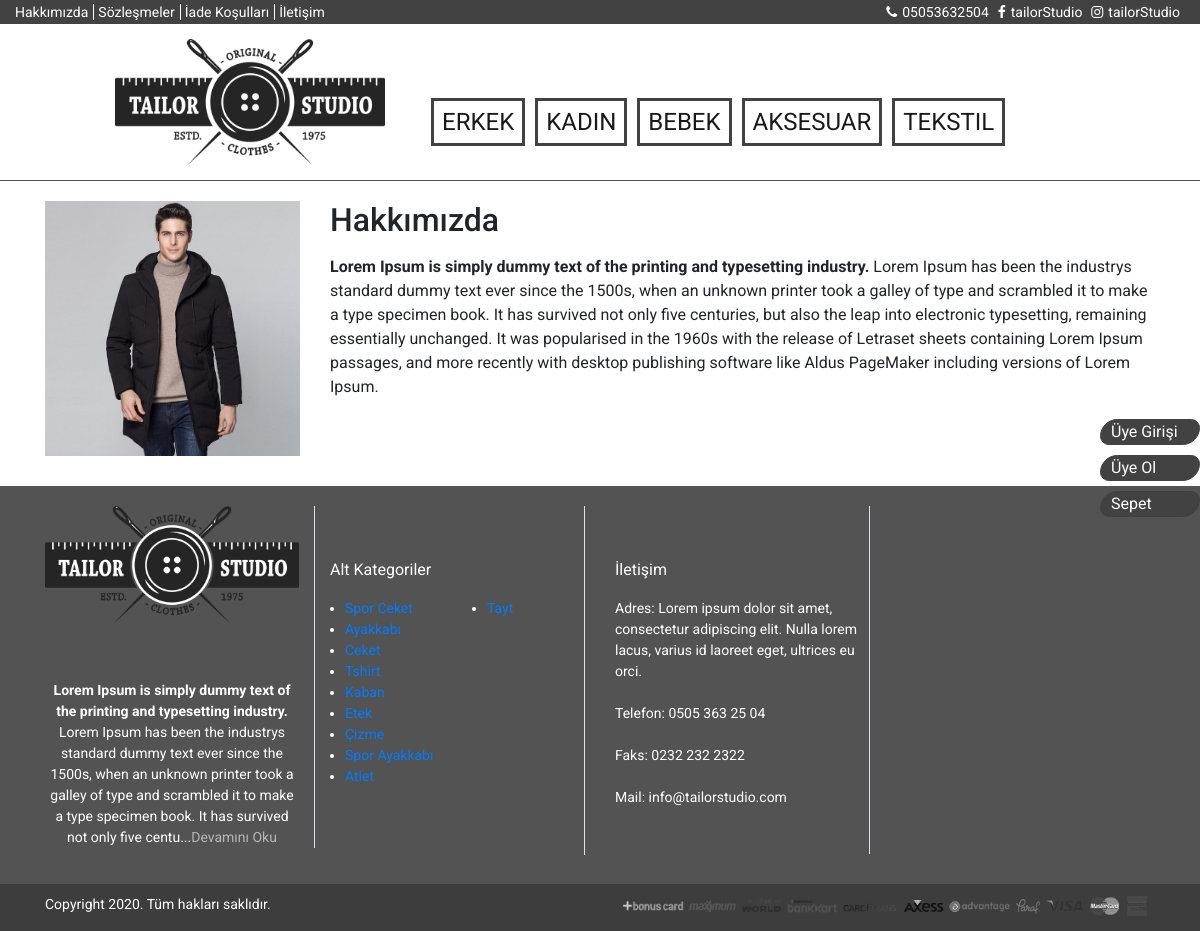
/content.php?cid=1, run on the app's committed database.
### tables this page shows
CREATE TABLE `content` (
  `content_id` int(11) NOT NULL,
  `title` varchar(255) NOT NULL,
  `description` text NOT NULL,
  `image` varchar(255) NOT NULL,
  `remove` int(11) NOT NULL DEFAULT 1
);

CREATE TABLE `category` (
  `category_id` int(11) NOT NULL,
  `title` varchar(255) NOT NULL,
  `description` varchar(255) NOT NULL,
  `image` varchar(255) NOT NULL,
  `level` int(11) NOT NULL,
  `remove` int(11) NOT NULL DEFAULT 1,
  `active` int(11) NOT NULL DEFAULT 1
);

### class/content_class.php (called while the page is built)
<?php
class Content {
	function getAllContent() {
		include "./baglan/baglan.php";
		$sql = "SELECT * FROM content WHERE remove = 1";
		$result = $conn->query($sql);
		return $result;
	}
	function getContentById($id) {
		include "./baglan/baglan.php";
		$sql = "SELECT * FROM content WHERE content_id='".$id."'";
		$result = $conn->query($sql);
		$row = mysqli_fetch_assoc($result);
		return $row;
	}
}
?>

### class/category_class.php (called while the page is built, shortened)
<?php
class Category {
	function getAllZeroLevelCategory() {
		include "./baglan/baglan.php";
		$sql = "SELECT * FROM category WHERE remove = 1 AND level = 0";
		$result = $conn->query($sql);
		return $result;
	}
	function getAllNoneZeroLevelCategory() {
		include "./baglan/baglan.php";
		$sql = "SELECT * FROM category WHERE remove = 1 AND level <> 0 LIMIT 18";
		$result = $conn->query($sql);
		return $result;
	}
}
?>

### content.php (the view, shortened to what this page needs)
<?php
	include "header.php";
	$result = $cntModel->getContentById($_GET['cid']);
	if(isset($result['title'])) {
		$description = $result['description'];
		$image = $result['image'];
	} else {
		echo "<h1>404 Hatalı bir sayfa!</h1>";
		include "footer.php";
		die();
	}
?>
<main class="icSayfa">
		<div class="container">
			<div class="row">
				<div class="col-12 col-md-3">
					<img src="<?php echo $image ?>" class="img-fluid" alt="<?php echo $result['title']; ?>" />
				</div>
				<div class="col-12 col-md-9">
					<h2><?php echo $result['title']; ?></h2>
					<p><?php echo $description ?></p>
				</div>
			</div>
		</div>
	</main>
<?php
	include "footer.php";
?>

### header.php (shortened to what this page needs)
<?php
require "class/content_class.php";
require "class/slider_class.php";
require "class/category_class.php";
?>
<!doctype html>
  <head>
    <link rel="stylesheet" href="https://stackpath.bootstrapcdn.com/bootstrap/4.4.1/css/bootstrap.min.css">
	<link rel="stylesheet" href="https://cdnjs.cloudflare.com/ajax/libs/font-awesome/4.7.0/css/font-awesome.min.css">
	<link rel="stylesheet" href="style.css" />
  </head>
  <body>
    <header>
		<div class="container-fluid top-menu">
			<div class="row">
				<div class="col-12 col-sm-6 top-left-menu text-center text-sm-left">
					<?php
					$cntModel = new Content;
					$result = $cntModel->getAllContent();
					foreach($result as $key => $value) { ?>
						<a href="content.php?cid=<?php echo $value['content_id'] ?>"><?php echo $value['title'] ?></a>
					<?php } ?>
					<a href="contact.php">İletişim</a>
				</div>
				<div class="col-12 col-sm-6 top-right-menu text-center text-sm-right">
					<a href="#"><i class="fa fa-phone"></i>05053632504</a>
					<a href="#"><i class="fa fa-facebook-f"></i>tailorStudio</a>
					<a href="#"><i class="fa fa-instagram"></i>tailorStudio</a>
				</div>
			</div>
		</div>
		<div class="container-fluid">
			<div class="row">
				<div class="col-12 col-sm-12 offset-md-1 col-md-3 logo text-sm-center">
					<a href="index.php"><img src="img/logo.png" class="img-fluid" alt="Tailor Studio" /></a>
				</div>
				<div class="col-12 col-sm-12 col-md-8 menu text-center text-sm-center text-sm-left">
					<nav class="navbar navbar-expand-lg navbar-light">
					  <div class="collapse navbar-collapse" id="navbarSupportedContent">
						<ul class="navbar-nav mr-auto">
							<?php
								$ctgModel = new Category;
								$result = $ctgModel->getAllZeroLevelCategory();
								foreach($result as $key => $value) {
							?>
							<li class="nav-item active">
								<a class="nav-link text-uppercase" href="category.php?ctgid=<?php echo $value['category_id'] ?>"><?php echo $value['title'] ?></a>
							</li>
							<?php } ?>
						</ul>
					  </div>
					</nav>
				</div>
			</div>
		</div>
		<div class="kulakcik d-none d-sm-block">
			<div class="uye-girisi">
				<a href="#">Üye Girişi</a>
			</div>
			<div class="uye-ol">
				<a href="#">Üye Ol</a>
			</div>
			<div class="sepet-sag">
				<a href="basket.php">Sepet</a>
			</div>
		</div>
	</header>

### footer.php
	<footer>
		<div class="container-fluid footer-top">
			<div class="container">
				<div class="row">
					<div class="col-12 col-sm-6 col-lg-3 align-center fHakkimizda">
						<div class="col-12 border-right">
							<img src="img/logo.png" class="img-fluid" alt="Tailor Studio" />
							<?php
								$result = $cntModel->getContentById(1);
								$description = "";
								if(isset($result['description'])) {
									$description = $result['description'];
								}
							?>
							<p><?php echo substr($description,0,300); ?>...<a href="content.php?cid=1">Devamını Oku</a></p>
						</div>
					</div>
					<div class="col-12 col-sm-6 col-lg-3 altKategoriDis">
						<div class="col-12 border-right altKategori">
							<p>Alt Kategoriler</p>
							<div class="row">
								<div class="col-6 p-0">
									<ul>
							<?php
								$ctgModel3 = new Category;
								$result3 = $ctgModel3->getAllNoneZeroLevelCategory();
								$i = 0;
								foreach($result3 as $key => $value) {
							?>
								<?php if($i == 9) { ?>
									</ul>
								</div>
								<div class="col-6 p-0">
									<ul>
								<?php } ?>
									<li><a href="subcategory.php?subid=<?php echo $value['category_id'] ?>"><?php echo $value['title']; ?></a></li>
								<?php $i++; } ?>
									</ul>
								</div>
							</div>
						</div>
					</div>
					<div class="col-12 col-sm-6 col-lg-3 adresDis">
						<div class="col-12 border-right adresIc">
							<p>İletişim</p>
							Adres: Lorem ipsum dolor sit amet, consectetur adipiscing elit.
							Nulla lorem lacus, varius id laoreet eget, ultrices eu orci.<br /><br />
							Telefon: <a href="tel:05053632504">0505 363 25 04</a><br /><br />
							Faks: <a href="tel:02322322322">0232 232 2322</a><br /><br />
							Mail: <a href="mailto:info@tailorstudio.com">info@tailorstudio.com</a><br /><br />
						</div>
					</div>
					<div class="col-12 col-sm-6 col-lg-3 pt-4">
						<div class="col-12 p-0">
							<iframe src="https://www.google.com/maps/embed?pb=!1m18!1m12!1m3!1d3125.2252762529088!2d27.140126315606423!3d38.4362651815974!2m3!1f0!2f0!3f0!3m2!1i1024!2i768!4f13.1!3m3!1m2!1s0x14bbd85bbcaa3be9%3A0xc002feef388baca8!2zxLAtQWthZGVtaSBFxJ9pdGltIHZlIERhbsSxxZ9tYW5sxLFr!5e0!3m2!1str!2str!4v1584988881007!5m2!1str!2str" width="100%" height="340" frameborder="0" style="border:0;" allowfullscreen="" aria-hidden="false" tabindex="0"></iframe>
						</div>
					</div>
				</div>
			</div>
		</div>
		<div class="container-fluid footer-bottom">
			<div class="container">
				<div class="row">
					<div class="col-12 col-sm-6 text-center text-sm-left">
						<p>Copyright 2020. Tüm hakları saklıdır.</p>
					</div>
					<div class="col-12 col-sm-6 text-right d-none d-sm-block">
						<img src="img/bank-logo.png" class="img-fluid" />
					</div>
				</div>
			</div>
		</div>
	</footer>
  </body>
</html>

### style.css (style rules this page uses)
body { font-family: 'Roboto', sans-serif; }
.top-menu { background-color: #424242; }
.top-menu .top-left-menu a { color: White; border-right: 1px solid White; padding-right: 5px; font-size: 14px; }
.top-menu .top-left-menu a:last-child { border-right: none; }
.top-menu .top-right-menu a { color: White; font-size: 14px; padding-right: 5px; }
.top-menu .top-right-menu i { color: White; padding-right: 5px; }
.logo { margin-top: 15px; margin-bottom: 15px; }
.menu li { padding-top:66px; }
.menu a { border:3px solid #424242; margin-right:10px; padding:3px; font-size: 24px; }
.kulakcik { position:fixed; right:0; top:45%; z-index: 2; }
.uye-girisi, .uye-ol, .sepet-sag { width:100px; background-color: #424242; color: White; border:1px solid #424242; border-radius: 20px 10px; margin-bottom:10px; }
.uye-girisi a, .uye-ol a, .sepet-sag a { color: White; padding:0px 10px; }
.footer-bottom { background-color: #3d3d3d; }
.footer-bottom p { color: White; margin-top: 10px; font-size: 14px; }
.footer-top { background-color: #535353; margin-top: 30px; }
.fHakkimizda { padding: 20px 0; }
.fHakkimizda p { font-size: 14px; text-align: center; padding-top: 20px; color: White; }
.fHakkimizda a { color: #b5b5b5; }
.altKategoriDis { padding-top: 20px; }
.altKategori { padding: 52px 0; }
.altKategori p { color: White; }
.altKategori ul { padding-left:30px; }
.altKategori ul li { color: White; font-size: 14px; }
.adresDis { color: White; padding-top: 20px; }
.adresIc { color: White; padding: 52px 0 25px; font-size: 14px; }
.adresIc p { font-size: 1rem; color: White; }
.adresIc a { color: White; }
.icSayfa { border-top: 1px solid #535353; padding-top: 20px; }

### data on the page
content: title "Hakkımızda", image (picture), description "Lorem Ipsum is simply dummy text of the printing and typesetting industry. Lorem Ipsum has been the industrys standard dummy text ever since the 1500s, when an unknown printer took a galley of type and scrambled it to make a type specimen book. It has survived not only five centuries, but also the leap into electronic typesetting, remaining essentially unchanged. It was popularised in the 1960s with the release of Letraset sheets containing Lorem Ipsum passages, and more recently with desktop publishing software like Aldus PageMaker including versions of Lorem Ipsum.", description "Lorem Ipsum is simply dummy text of the printing and typesetting industry. Lorem Ipsum has been the industrys standard dummy text ever since the 1500s, when an unknown printer took a galley of type and scrambled it to make a type specimen book. It has survived not only five centu"
content: title "Sözleşmeler"
content: title "İade Koşulları"
category: title "ERKEK"
category: title "KADIN"
category: title "BEBEK"
category: title "AKSESUAR"
category: title "TEKSTIL"
